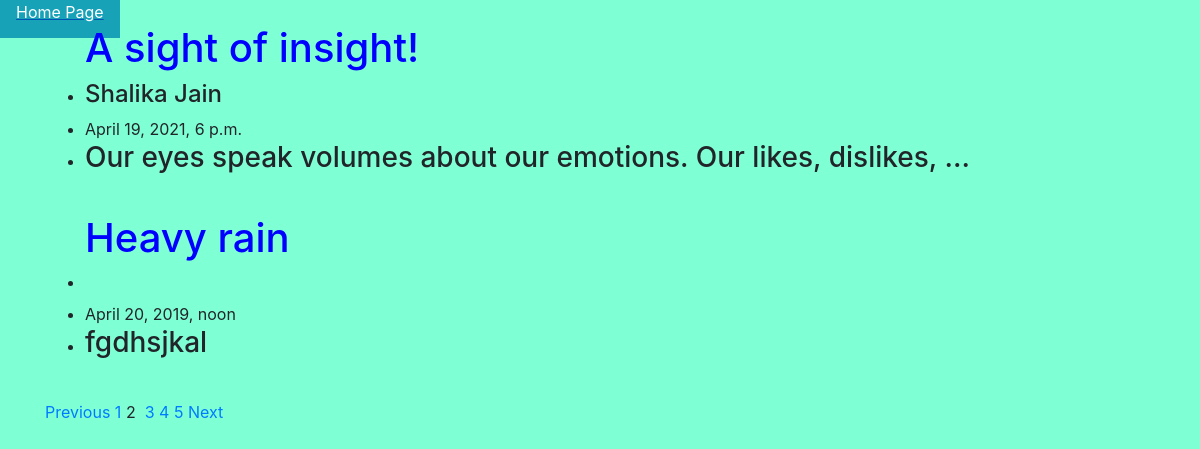
Page /blogView/?page=2 on the committed database.
### bloggapp/models.py (models this page shows, shortened)
class Blog(models.Model):
    title=models.CharField(max_length=200, unique=True)
    slug=models.SlugField(max_length=200, unique=True)
    description=models.TextField()
    name=models.CharField(max_length=30)
    created_on=models.DateTimeField('%Y-%m-%d %H:%M')
    def get_absolute_url(self):
        return reverse('blog',kwargs={'slug':self.slug})

### bloggapp/views.py (the view)
# urls.py: path('blogView/',views.blogView, name="blogView"),
def blogView(request):
    blog=Blog.objects.all()
    p=Paginator(blog,2)
    page_number=request.GET.get('page')
    blog_obj=p.get_page(page_number)
    return render(request,"bloghome.html",{"blog_obj":blog_obj})

### templates/bloghome.html
{% extends "base.html" %}
{% block content %}
<div class="header--buttons">
    <a href="/home"><span class="p-3 mb-2 bg-info text-white">Home Page</span></a>
</div>
<div class="container" align="left">
    {% for i in blog_obj %}
    <ul>
        <h1><a href="{{i.get_absolute_url}}" style="color:blue; text-decoration: none;">{{i.title}}</a></h1>
        <li><h4>{{i.name}}</h4></li>
        <li>{{i.created_on}}</li>
        <li><h3>{{i.description | truncatewords:10}}</h3></li>
    </ul><br>
    {% endfor %}
    <nav >
        {% if blog_obj.has_other_pages %}
        <ul class="pagination">
          {% if blog_obj.has_previous %}
            <li><a href="?page={{ blog_obj.previous_page_number }}">Previous&nbsp;</a></li>
          {% else %}
            <li class="disabled"><span>&laquo;</span></li>
          {% endif %}
          {% for i in blog_obj.paginator.page_range %}
            {% if blog_obj.number == i %}
              <li class="active"><span>{{ i }} &nbsp; <span class="sr-only">(current)</span></span></li>
            {% else %}
              <li><a href="?page={{ i }}">{{ i }}&nbsp;</a></li>
            {% endif %}
          {% endfor %}
          {% if blog_obj.has_next %}
            <li><a href="?page={{ blog_obj.next_page_number }}">Next</a></li>
          {% else %}
            <li class="disabled"><span>&raquo;</span></li>
          {% endif %}
        </ul>
      {% endif %}
    </nav>
{% endblock %}

### static/css/blog.css (style rules this page uses)
body { background-color: aquamarine; }
h3 { outline-color: red; }

### rows in the picture
Blog: title "A sight of insight!", name "Shalika Jain", created_on "April 19, 2021, 6 p.m.", description "Our eyes speak volumes about our emotions. Our likes, dislikes, …"
Blog: title "Heavy rain", created_on "April 20, 2019, noon", description "fgdhsjkal"

### other values in the picture
{{ i }} "1" "3" "4" "5"
{{ i }} "2"
